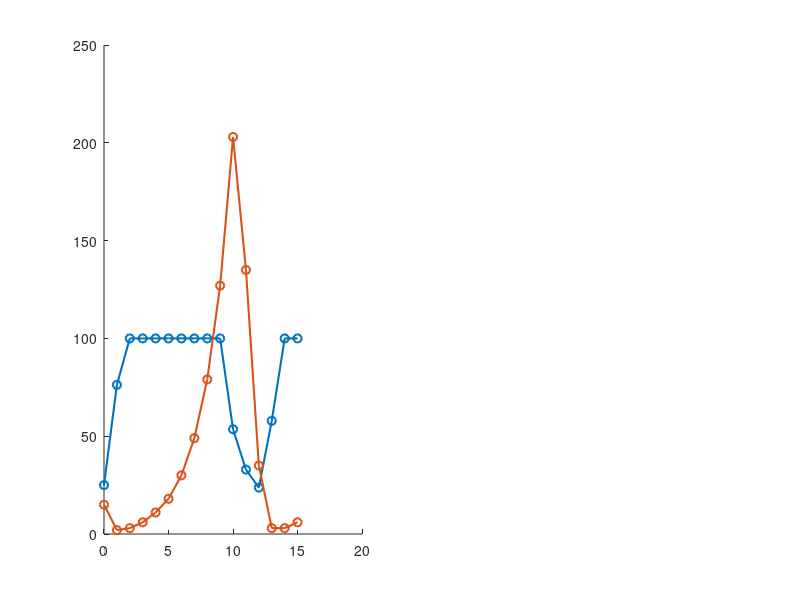

This chart was generated by the following MATLAB code: (Note: this script raises an error after producing the figure.)
%% Initialisation
clear all

% Define problem parameters
alpha_x = 1;            % growth rate of coral 
beta_x = 0.01;          % mortality rate of coral from starfish
alpha_y = 0.02;         % starfish response to coral
beta_y = 0.01;          % natural mortality rate of starfish
alpha_S = 1;            % constant in starfish larval survival term
beta_S = 1;             % constant in starfish larval survival term      
num_reefs = 2;          % number of reefs      

% Initialise time vector
t_0 = 0;
t_start = 1;
t_end = 15;                                 % time in years
t_vec = t_0:1:t_end;

% Initialise a vector for each reef area
A = [100; 70];                              % reef area

% Initialise matrices for coral and starfish
x = zeros(num_reefs, length(t_vec));        % coral cover each year
x_end = zeros(num_reefs, length(t_vec)-1);  % coral cover at end of year
y = zeros(num_reefs, length(t_vec));        % starfish each year
y_end = zeros(num_reefs, length(t_vec)-1);  % starfish at end of year
x_0 = [25; 30];                             % initial coral cover
y_0 = [15; 25];                             % initial starfish 
x(:, 1) = x_0;
y(:, 1) = y_0;

% Initialise matrix for control effort - note for now this is percentage
k_0 = [0.4; 0.2]; 
k = k_0 * ones(1, length(t_vec)-1);         % control effort

% Larval recruitment and survival for coral
r_x = 5;                                    % production rate
c_x = [0.2, 0.2;
       0.3, 0.1];                           % coral larval dispersal
% We need to account for the percentage that die by floating off
c_x_dead = 1 - sum(c_x, 2);                     
R = zeros(num_reefs, length(t_vec));        % coral larval recruitment
phi = zeros(num_reefs, length(t_vec));      % actual larval recruitment

% Larval recruitment for starfish
r_y = 3;                                    % production rate
c_y = [0.1, 0.4;
       0.5, 0.1];                           % starfish larval dispersal
% We need to account for the percentage that die by floating off
c_y_dead = 1 - sum(c_y, 2); 
S = zeros(num_reefs, length(t_vec));        % starfish larval recruitment


%% Solve
% Loop over and calculate population size through time
for t = t_start:t_end
    % Loop over each reef and calculate population at the end of last year
    for i = 1:num_reefs
        % Calculate population sizes
        x_end(i, t) = x(i, t) * (alpha_x - beta_x * y(i, t));
        y_end(i, t) = y(i, t) * (alpha_y * x(i, t) - beta_y) - k(i, t) * y(i, t);
        % Round no. of starfish to nearest integer
        y_end(i, t) = round(y_end(i, t));

        % Check coral cover isn't less than zero
        if x_end(i, t) < 0
            x_end(i, t) = 0;
        end
        % Check coral cover isn't larger than the reef size
        if x_end(i, t) > A(i)
            x_end(i, t) = A(i);
        end
        % Check no. of starfish isn't less than zero
        if y_end(i, t) < 0
            y_end(i, t) = 0;
        end
    end
    
    % Loop over each reef and calculate population this year based on last
    % year
    for i = 1:num_reefs
        % Calculate starfish larval recruitment
        for j = 1:num_reefs
            S(i, t+1) = S(i, t+1) + c_y(j, i) * y_end(j, t) * r_y;
        end
       
        % Calculate coral larval recuitment
        for j = 1:num_reefs
            R(i, t+1) = R(i, t+1) + c_x(j, i) * x_end(j, t) * r_x;
        end
        % Calculate coral settlement based on area left on reef
        if R(i, t+1) <= (A(i) - x_end(i, t))
            phi(i, t+1) = R(i, t+1);
        else
            phi(i, t+1) = A(i) - x_end(i, t);
        end
        
        % Calculate the population for the next year
        x(i, t+1) = x_end(i, t) + phi(i, t+1);
        y(i, t+1) = y_end(i, t) + (alpha_S * S(i, t+1))/(1 + beta_S * S(i, t+1));
        % Round number of starfish to nearest integer
        y(i, t+1) = round(y(i, t+1));
        
        % Check coral cover isn't less than zero
        if x(i, t+1) < 0
            x(i, t+1) = 0;
        end
        % Check coral cover isn't larger than the reef size
        if x(i, t+1) > A(i)
            x(i, t+1) = A(i);
        end
        % Check no. of starfish isn't less than zero
        if y(i, t+1) < 0
            y(i, t+1) = 0;
        end
    end
end


%% Plotting - No Control Effort
% % Predator and prey populations over time
% figure(1), clf, hold on
% for i = 1:num_reefs
%     subplot(1, num_reefs, i), hold on
%     plot(t_vec, x(i, :), '-o', 'Linewidth', 1.5)
%     plot(t_vec, y(i, :), '-o', 'Linewidth', 1.5)
%     yline(A(i), 'k--')
%     xlabel('Time (years)', 'Interpreter', 'Latex', 'Fontsize', 12)
%     ylabel('Population size', 'Interpreter', 'Latex', 'Fontsize', 12)
%     title(['Reef ', num2str(i)], 'Interpreter', 'Latex', 'Fontsize', 13) 
%     if i == 1
%         legend('Coral cover (m^2)', 'No. of starfish', 'Location', 'NorthWest')
%         ylim([0 300])
%     end
%     if i == 2
%        ylim([0 80]) 
%     end
% end
% 
% % Predator-prey phase plane
% figure(2), clf, hold on
% for i = 1:num_reefs
%     subplot(1, num_reefs, i), hold on
%     plot(x(i, :), y(i, :), '-', 'Linewidth', 1)
%     xlabel('Coral cover ($m^2$)', 'Interpreter', 'Latex', 'Fontsize', 12)
%     ylabel('Number of starfish', 'Interpreter', 'Latex', 'Fontsize', 12)
%     title(['Reef ', num2str(i)], 'Interpreter', 'Latex', 'Fontsize', 13)
%     xlim([0 max(x(i, :))+10])
% end

%% Plotting - Control Effort
% Predator and prey populations over time
figure(3), clf, hold on
for i = 1:num_reefs
    subplot(1, num_reefs, i), hold on
    plot(t_vec, x(i, :), '-o', 'Linewidth', 1.5)
    plot(t_vec, y(i, :), '-o', 'Linewidth', 1.5)
    yline(A(i), 'k--')
    xlabel('Time (years)', 'Interpreter', 'Latex', 'Fontsize', 12)
    ylabel('Population size', 'Interpreter', 'Latex', 'Fontsize', 12)
    title(['Reef ', num2str(i)], 'Interpreter', 'Latex', 'Fontsize', 13) 
    if i == 1
        legend('Coral cover (m^2)', 'No. of starfish', 'Location', 'NorthWest')
        ylim([0 250])
    end
    if i == 2
       ylim([0 80]) 
    end
end